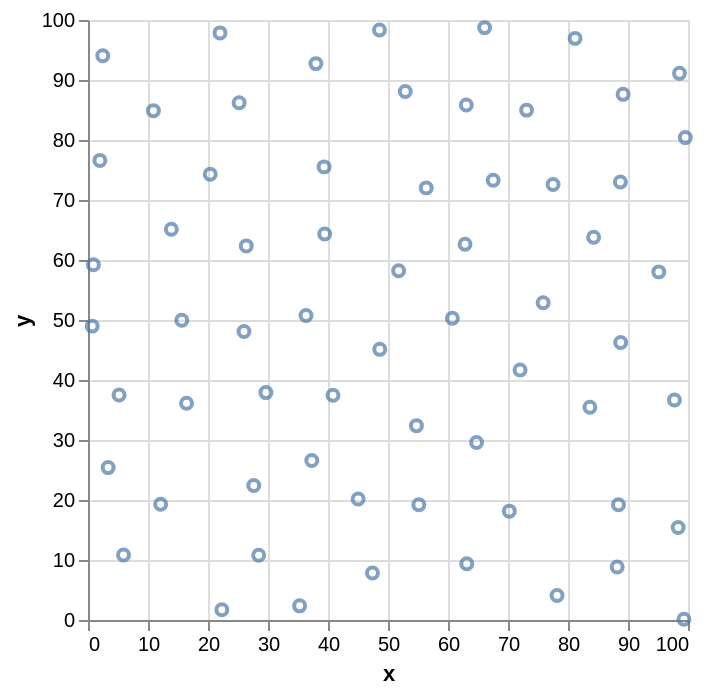

Notebook source saved alongside this figure:
### Code cell
# plot chart 
alt.Chart(data = df).mark_point().encode(
    x='x',
    y='y'
)

### Figure 1 — Vega-Lite specification as saved in the notebook (floating-point values rounded to 4 significant figures)
{"config": {"view": {"continuousWidth": 300, "continuousHeight": 300}}, "data": {"name": "data-e9d8c1cb70a9516b428ca7dd489e3e23"}, "mark": {"type": "point"}, "encoding": {"x": {"field": "x", "type": "quantitative"}, "y": {"field": "y", "type": "quantitative"}}, "$schema": "https://vega.github.io/schema/vega-lite/v6.1.0.json", "datasets": {"data-e9d8c1cb70a9516b428ca7dd489e3e23": [{"x": 63.05, "y": 85.83}, {"x": 73.1, "y": 84.98}, {"x": 52.88, "y": 88.09}, {"x": 56.37, "y": 72.02}, {"x": 66.1, "y": 98.73}, {"x": 77.51, "y": 72.57}, {"x": 81.18, "y": 96.94}, {"x": 98.58, "y": 91.11}, {"x": 88.73, "y": 72.99}, {"x": 89.18, "y": 87.61}, {"x": 39.45, "y": 64.34}, {"x": 62.84, "y": 62.63}, {"x": 39.35, "y": 75.52}, {"x": 51.77, "y": 58.21}, {"x": 25.19, "y": 86.22}, {"x": 20.37, "y": 74.3}, {"x": 37.99, "y": 92.73}, {"x": 26.38, "y": 62.35}, {"x": 26.0, "y": 48.07}, {"x": 15.63, "y": 49.96}, {"x": 13.89, "y": 65.13}, {"x": 36.34, "y": 50.74}, {"x": 16.42, "y": 36.13}, {"x": 0.7, "y": 48.98}, {"x": 5.18, "y": 37.51}, {"x": 29.65, "y": 37.9}, {"x": 0.9, "y": 59.22}, {"x": 1.98, "y": 76.6}, {"x": 10.9, "y": 84.89}, {"x": 2.46, "y": 94.05}, {"x": 75.86, "y": 52.88}, {"x": 67.53, "y": 73.3}, {"x": 84.27, "y": 63.78}, {"x": 40.83, "y": 37.46}, {"x": 3.36, "y": 25.4}, {"x": 12.11, "y": 19.29}, {"x": 28.45, "y": 10.78}, {"x": 5.92, "y": 10.83}, {"x": 27.63, "y": 22.43}, {"x": 22.0, "y": 97.85}, {"x": 48.58, "y": 98.34}, {"x": 72.01, "y": 41.68}, {"x": 88.78, "y": 46.26}, {"x": 60.73, "y": 50.28}, {"x": 83.65, "y": 35.47}, {"x": 97.74, "y": 36.66}, {"x": 88.41, "y": 19.2}, {"x": 64.76, "y": 29.58}, {"x": 54.74, "y": 32.39}, {"x": 95.13, "y": 58.02}, {"x": 22.31, "y": 1.72}, {"x": 35.27, "y": 2.36}, {"x": 88.2, "y": 8.82}, {"x": 98.36, "y": 15.43}, {"x": 70.22, "y": 18.14}, {"x": 78.18, "y": 4.08}, {"x": 45.03, "y": 20.16}, {"x": 55.14, "y": 19.22}, {"x": 47.41, "y": 7.82}, {"x": 37.3, "y": 26.58}, {"x": 48.62, "y": 45.11}, {"x": 99.55, "y": 80.4}, {"x": 63.13, "y": 9.37}, {"x": 99.32, "y": 0.13}]}}
